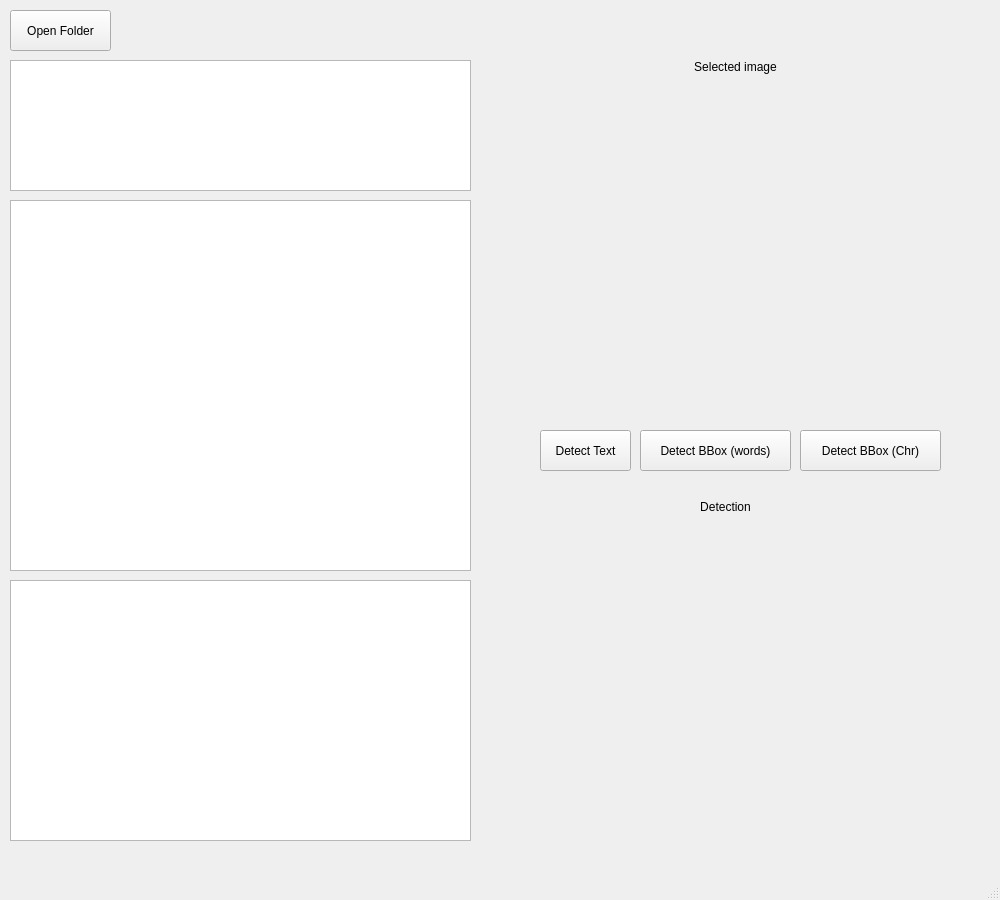
<?xml version="1.0" encoding="UTF-8"?>
<ui version="4.0">
 <class>MainWindow</class>
 <widget class="QMainWindow" name="MainWindow">
  <property name="geometry">
   <rect>
    <x>0</x>
    <y>0</y>
    <width>1000</width>
    <height>900</height>
   </rect>
  </property>
  <property name="windowTitle">
   <string>MainWindow</string>
  </property>
  <widget class="QWidget" name="centralwidget">
   <widget class="QPushButton" name="pushButton">
    <property name="enabled">
     <bool>true</bool>
    </property>
    <property name="geometry">
     <rect>
      <x>10</x>
      <y>10</y>
      <width>101</width>
      <height>41</height>
     </rect>
    </property>
    <property name="text">
     <string>Open Folder</string>
    </property>
   </widget>
   <widget class="QPushButton" name="pushButton_2">
    <property name="geometry">
     <rect>
      <x>540</x>
      <y>430</y>
      <width>91</width>
      <height>41</height>
     </rect>
    </property>
    <property name="text">
     <string>Detect Text</string>
    </property>
   </widget>
   <widget class="QLabel" name="label">
    <property name="geometry">
     <rect>
      <x>500</x>
      <y>60</y>
      <width>471</width>
      <height>351</height>
     </rect>
    </property>
    <property name="text">
     <string>Selected image</string>
    </property>
    <property name="alignment">
     <set>Qt::AlignHCenter|Qt::AlignTop</set>
    </property>
   </widget>
   <widget class="QListWidget" name="listWidget">
    <property name="geometry">
     <rect>
      <x>10</x>
      <y>60</y>
      <width>461</width>
      <height>131</height>
     </rect>
    </property>
   </widget>
   <widget class="QTextBrowser" name="textBrowser">
    <property name="geometry">
     <rect>
      <x>10</x>
      <y>200</y>
      <width>461</width>
      <height>371</height>
     </rect>
    </property>
   </widget>
   <widget class="QPushButton" name="pushButton_3">
    <property name="geometry">
     <rect>
      <x>640</x>
      <y>430</y>
      <width>151</width>
      <height>41</height>
     </rect>
    </property>
    <property name="text">
     <string>Detect BBox (words)</string>
    </property>
   </widget>
   <widget class="QTextBrowser" name="textBrowser_2">
    <property name="geometry">
     <rect>
      <x>10</x>
      <y>580</y>
      <width>461</width>
      <height>261</height>
     </rect>
    </property>
   </widget>
   <widget class="QLabel" name="label_2">
    <property name="geometry">
     <rect>
      <x>500</x>
      <y>500</y>
      <width>451</width>
      <height>341</height>
     </rect>
    </property>
    <property name="text">
     <string>Detection</string>
    </property>
    <property name="alignment">
     <set>Qt::AlignHCenter|Qt::AlignTop</set>
    </property>
   </widget>
   <widget class="QPushButton" name="pushButton_4">
    <property name="geometry">
     <rect>
      <x>800</x>
      <y>430</y>
      <width>141</width>
      <height>41</height>
     </rect>
    </property>
    <property name="text">
     <string>Detect BBox (Chr)</string>
    </property>
   </widget>
  </widget>
  <widget class="QMenuBar" name="menubar">
   <property name="geometry">
    <rect>
     <x>0</x>
     <y>0</y>
     <width>1000</width>
     <height>22</height>
    </rect>
   </property>
  </widget>
  <widget class="QStatusBar" name="statusbar"/>
 </widget>
 <resources/>
 <connections/>
</ui>
